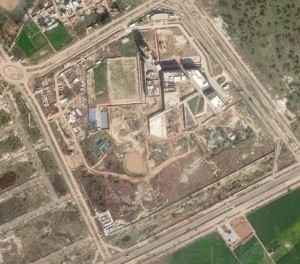
#> input picture LAB4/sat_image_plaksha.jpg, 300 x 264 px
$ jupyter execute ML_Lab_4_Lak.ipynb
#> lines starting #> are read from the running program, lines starting #| are printed output that depends on the picture
[cell 1]
# Import libraries

import cv2
import numpy as np
import matplotlib.pyplot as plt
from google.colab.patches import cv2_imshow
from sklearn.decomposition import PCA

### Read the image file and visualize it.

[cell 2]
# Load the input image
image = cv2.imread('sat_image_plaksha.jpg')
#> image is the input picture: shape (264, 300, 3); mean B, G, R 116.6, 136.2, 148
cv2_imshow(image)
#cv2.waitKey(0)

### Convert the image into GRAYSCALE and visualize it.

[cell 3]
# Use the cvtColor() function to convert the image into grayscale from BGR
gray_image = cv2.cvtColor(image, cv2.COLOR_BGR2GRAY)
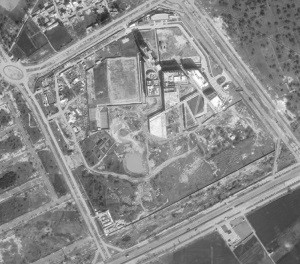
#> gray_image: shape (264, 300); min 35, max 254, mean 137.5

cv2_imshow(gray_image)
#cv2.waitKey(0)

[cell 4]
# Plot the grayscale image

fig = plt.gcf()
plt.imshow(gray_image, cmap='gray')
plt.axis('off')
plt.show()

[cell 5]
type(gray_image)

[cell 6]
gray_image

### Convert the image to double

[cell 7]
# To perform the mathematical operations accurately

image_double = gray_image.astype(np.float64)
image_double

[cell 8]
image_double.shape
#> Out = (264, 300)

### Compute the mean of each column and subtract it from the image

[cell 9]
mean_column = np.mean(image_double, axis = 0)
#> mean_column = 300 values, max 159.2 at index 157, min 111.7 at index 298, mean 137.5
mean_column.shape
#> Out = (300,)

[cell 10]
image_mean_subtracted = image_double - mean_column
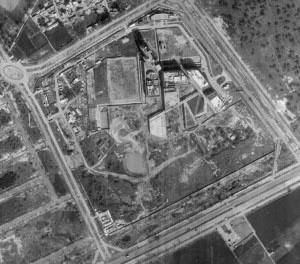
#> image_mean_subtracted: shape (264, 300) float64; min -103, max 127.4, mean 0; drawn with min black and max white
image_mean_subtracted.shape
#> Out = (264, 300)

[cell 11]
# Visualize the mean subtracted image

cv2_imshow(image_mean_subtracted)

[cell 12]
# Plot the mean subtracted image

fig = plt.gcf()
plt.imshow(image_mean_subtracted, cmap='gray', vmin = 0, vmax = 255)
plt.axis('off')
plt.show()

### Compute the covariance matrix using numpy

[cell 13]
covariance_matrix = np.cov(image_mean_subtracted, rowvar = False)
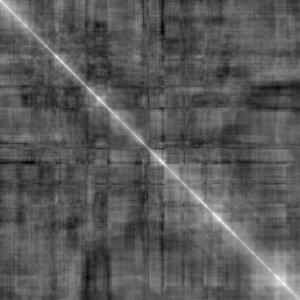
#> covariance_matrix: shape (300, 300) float64; min -715.1, max 1729.1, mean 145.8; drawn with min black and max white
covariance_matrix

[cell 14]
covariance_matrix.shape
#> Out = (300, 300)

# Observation - The covariance matrix is symmetrical.

### Get eigenvalues and eigenvectors using numpy

[cell 15]
eigenvalues, eigenvectors = np.linalg.eig(covariance_matrix)

[cell 16]
eigenvalues[10]

[cell 17]
len(eigenvalues)
#> Out = 300

[cell 18]
eigenvectors[:, 10].shape
#> Out = (300,)

[cell 19]
eigenvectors.shape
#> Out = (300, 300)

### Sort eigenvectors by eigenvalues

[cell 20]
index_of_sorted = np.argsort(eigenvalues)[::-1]
#> index_of_sorted = 300 values, max 299 at index 278, min 0 at index 0, mean 149.5
index_of_sorted
#> Out has the same summary as index_of_sorted

[cell 21]
sorted_eigenvalues = eigenvalues[index_of_sorted]
sorted_eigenvalues.shape
#> Out = (300,)

[cell 22]
principal_components = eigenvectors[:, index_of_sorted]
principal_components.shape
#> Out = (300, 300)

[cell 23]
principal_components

### Define the number of principal components to keep

[cell 24]
num_components = [10, 20, 30, 40, 50, 60, 90]

### For each num_components, compress the image and then reconstruct it. Store all reconstructed images in **output_images** variable.

[cell 25]
output_images = [ ]

[cell 26]
def real_part(complex_num):
    '''
    Function to select only the real part from a complex number.
    '''
    return complex_num.real

[cell 27]
for N in num_components:
  # Take N number of components and extract eigenvectors.
  eigen_matrix = principal_components[:, : N]               # Shape = (300, N)

  # Project the data onto the selected components
  compressed_data = np.dot(image_mean_subtracted, eigen_matrix)    # (264, 300) * (300, 10) -> (264, N)

  # Reconstruct the image
  reconstructed_image  = np.dot(compressed_data, eigen_matrix.T) + mean_column

  v_func = np.vectorize(real_part)
  reconstructed_image_real  = v_func(reconstructed_image)
  output_images.append(reconstructed_image_real)
#> this loop made 7 passes
#> pass 1, `reconstructed_image_real  = v_func(reconstructed_image)`:
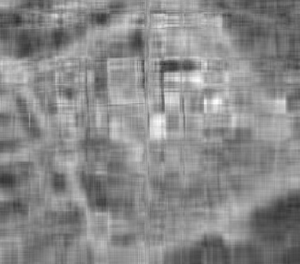
#> reconstructed_image_real: shape (264, 300) float64; min 46.49, max 254.2, mean 137.5
#> pass 2, `reconstructed_image_real  = v_func(reconstructed_image)`:
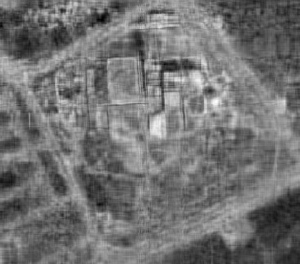
#> reconstructed_image_real: shape (264, 300) float64; min 31.55, max 266.4, mean 137.5; drawn with min black and max white
#> pass 3, `reconstructed_image_real  = v_func(reconstructed_image)`:
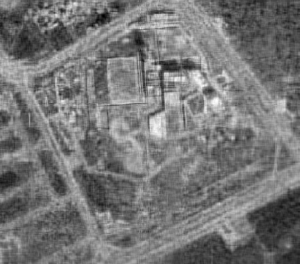
#> reconstructed_image_real: shape (264, 300) float64; min 27.65, max 263.2, mean 137.5; drawn with min black and max white
#> after the loop, output_images = 7 items

[cell 28]
len(output_images)
#> Out = 7

### Display the results

[cell 29]
def compute_explained_variance(n_components):
  '''
  Function to compute the cumulative explained variance for all principal components till the (n_components)th one.
  '''
  eigen_sum = np.sum(sorted_eigenvalues)
  var_sum = sum(sorted_eigenvalues[:n_components])

  return real_part(var_sum * 1.0 / eigen_sum)

[cell 30]
fig, axes = plt.subplots(3, 3, figsize=(10.5, 10.5))
k = 0
n_rows = len(num_components) // 3 + 1

for r in range(n_rows):
  for c in range(3):
    if r == (n_rows - 1) and c != 0:
      axes[r, c].axis('off')
      break
    else:
      n_components = num_components[k]
      explained_variance = compute_explained_variance(n_components)

      axes[r, c].imshow(output_images[k], cmap='gray')
      title_text = f'n_components = {n_components}\nExplained variance = {explained_variance:.4f} '
      title_text += f'\u21D2 {100 * explained_variance:.2f}%'
      axes[r, c].set_title(title_text)
      axes[r, c].axis('off')
      k += 1
#> after the loop, k = 7

plt.suptitle('Dimensionality Reduction using PCA', fontsize=16)
plt.tight_layout()
plt.axis('off')
plt.show()
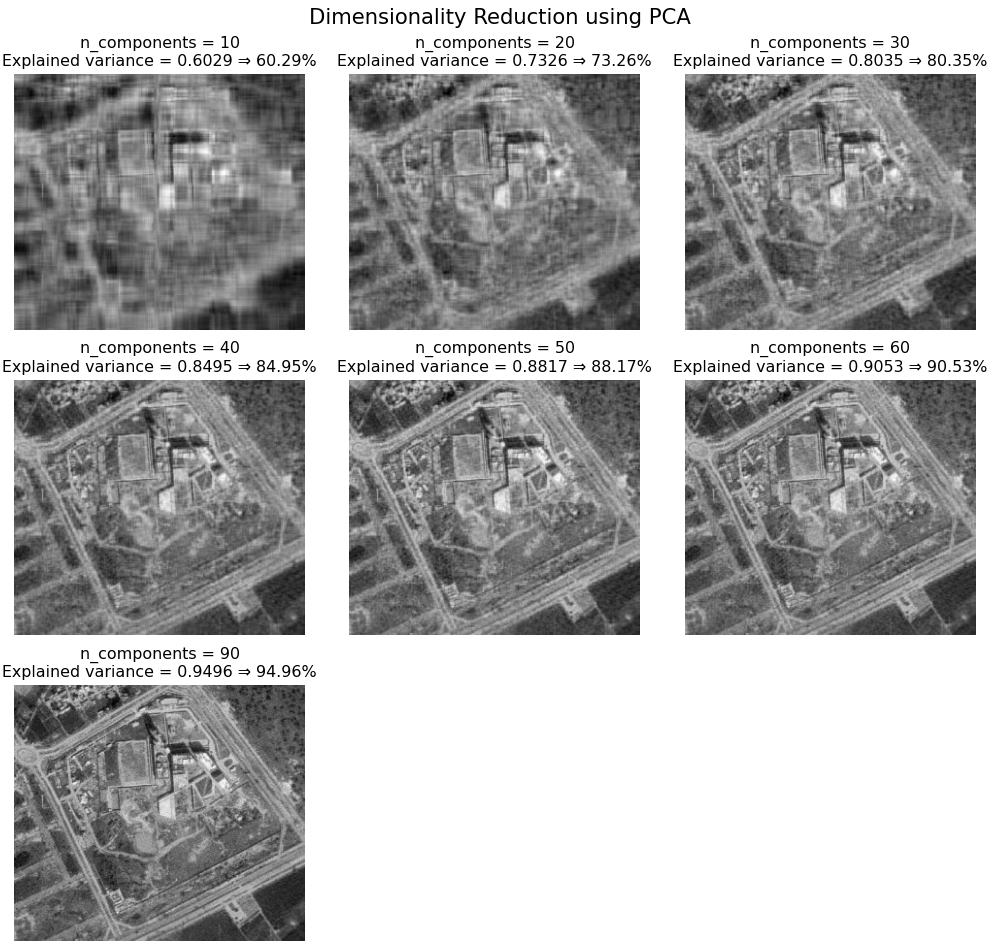
#> figure drawn by matplotlib, 7 panels

### Now compute minimum num_components needed to explain 95% variance in data

[cell 31]
tot_components = len(sorted_eigenvalues)
#> tot_components = 300
tot_components
#> Out = 300

**Finding minimum num_components using computed eigenvalues.**

[cell 32]
for num_components in range(tot_components):
  explained_variance = compute_explained_variance(num_components) * 100
  if explained_variance >= 95:
    print('Minimum number of components needed to explain 95% variance in data is:', num_components)
    break
#> this loop made 92 passes
#> explained_variance on passes 2 to 13: 15.42, 25.45, 33.5, 39.76, 44.51, 48.9, 52.5, 55.39, 57.91, 60.29, 62.14, 63.97
#> (var_sum in compute_explained_variance, explained_variance) on pass 1: (0, 0)

**Finding minimum num_components using PCA function from sklearn**

[cell 33]
for num_components in range(tot_components):
  pca = PCA(n_components = num_components)
  pca.fit(image_double)

  explained_variance = sum(pca.explained_variance_ratio_) * 100
  if explained_variance >= 95:
    print('Minimum number of components needed to explain 95% variance in data using PCA is:', num_components)
    break
